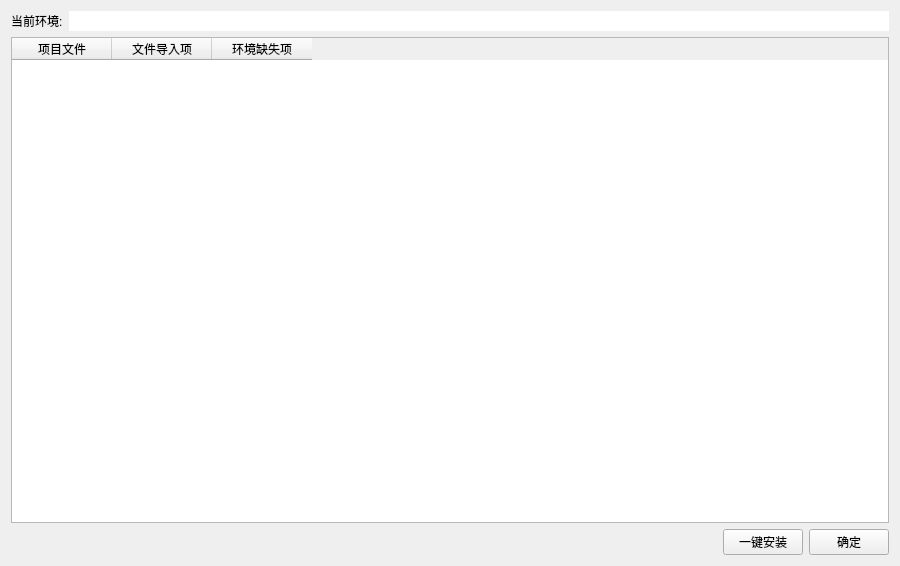
<?xml version="1.0" encoding="UTF-8"?>
<ui version="4.0">
 <class>CheckImports</class>
 <widget class="QWidget" name="CheckImports">
  <property name="windowModality">
   <enum>Qt::ApplicationModal</enum>
  </property>
  <property name="geometry">
   <rect>
    <x>0</x>
    <y>0</y>
    <width>900</width>
    <height>566</height>
   </rect>
  </property>
  <property name="font">
   <font>
    <family>Microsoft YaHei UI</family>
   </font>
  </property>
  <property name="windowTitle">
   <string>导入项检查(测试)</string>
  </property>
  <layout class="QHBoxLayout" name="horizontalLayout_3">
   <item>
    <layout class="QVBoxLayout" name="verticalLayout_2">
     <item>
      <layout class="QHBoxLayout" name="horizontalLayout_2" stretch="0,9">
       <item>
        <widget class="QLabel" name="label">
         <property name="text">
          <string>当前环境:</string>
         </property>
        </widget>
       </item>
       <item>
        <widget class="QLineEdit" name="le_cip_cur_env">
         <property name="frame">
          <bool>false</bool>
         </property>
         <property name="readOnly">
          <bool>true</bool>
         </property>
        </widget>
       </item>
      </layout>
     </item>
     <item>
      <layout class="QVBoxLayout" name="verticalLayout">
       <item>
        <widget class="QTableWidget" name="tw_missing_imports">
         <property name="editTriggers">
          <set>QAbstractItemView::NoEditTriggers</set>
         </property>
         <attribute name="horizontalHeaderHighlightSections">
          <bool>false</bool>
         </attribute>
         <attribute name="verticalHeaderHighlightSections">
          <bool>false</bool>
         </attribute>
         <column>
          <property name="text">
           <string>项目文件</string>
          </property>
         </column>
         <column>
          <property name="text">
           <string>文件导入项</string>
          </property>
         </column>
         <column>
          <property name="text">
           <string>环境缺失项</string>
          </property>
         </column>
        </widget>
       </item>
       <item>
        <layout class="QHBoxLayout" name="horizontalLayout">
         <item>
          <spacer name="horizontalSpacer">
           <property name="orientation">
            <enum>Qt::Horizontal</enum>
           </property>
           <property name="sizeHint" stdset="0">
            <size>
             <width>40</width>
             <height>20</height>
            </size>
           </property>
          </spacer>
         </item>
         <item>
          <widget class="QPushButton" name="pb_install_all_missing">
           <property name="text">
            <string>一键安装</string>
           </property>
          </widget>
         </item>
         <item>
          <widget class="QPushButton" name="pb_confirm">
           <property name="text">
            <string>确定</string>
           </property>
          </widget>
         </item>
        </layout>
       </item>
      </layout>
     </item>
    </layout>
   </item>
  </layout>
 </widget>
 <resources/>
 <connections/>
</ui>
